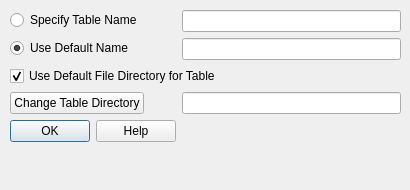
        <widget class="QWidget" name="tab0">
         <attribute name="title">
          <string>Create New Table</string>
         </attribute>
         <widget class="QWidget" name="formLayoutWidget">
          <property name="geometry">
           <rect>
            <x>10</x>
            <y>10</y>
            <width>391</width>
            <height>171</height>
           </rect>
          </property>
          <layout class="QFormLayout" name="formLayout">
           <item row="0" column="0">
            <widget class="QRadioButton" name="specify_table_name_radio_button">
             <property name="text">
              <string>Specify Table Name</string>
             </property>
            </widget>
           </item>
           <item row="1" column="0">
            <widget class="QRadioButton" name="use_default_name_radio_button">
             <property name="text">
              <string>Use Default Name</string>
             </property>
             <property name="checked">
              <bool>true</bool>
             </property>
            </widget>
           </item>
           <item row="0" column="1">
            <widget class="QLineEdit" name="specified_table_name_line_edit">
             <property name="maxLength">
              <number>20</number>
             </property>
            </widget>
           </item>
           <item row="1" column="1">
            <widget class="QLineEdit" name="default_name_line_edit">
             <property name="maxLength">
              <number>20</number>
             </property>
             <property name="readOnly">
              <bool>true</bool>
             </property>
            </widget>
           </item>
           <item row="3" column="0">
            <widget class="QPushButton" name="change_table_directory_push_button">
             <property name="text">
              <string>Change Table Directory</string>
             </property>
            </widget>
           </item>
           <item row="3" column="1">
            <widget class="QLineEdit" name="table_directory_line_edit">
             <property name="enabled">
              <bool>true</bool>
             </property>
             <property name="text">
              <string/>
             </property>
             <property name="maxLength">
              <number>3000</number>
             </property>
             <property name="readOnly">
              <bool>true</bool>
             </property>
            </widget>
           </item>
           <item row="2" column="0" colspan="2">
            <widget class="QCheckBox" name="use_default_file_directory_check_box">
             <property name="text">
              <string>Use Default File Directory for Table</string>
             </property>
             <property name="checked">
              <bool>true</bool>
             </property>
            </widget>
           </item>
           <item row="4" column="0">
            <widget class="QDialogButtonBox" name="create_new_table_button_box">
             <property name="standardButtons">
              <set>QDialogButtonBox::Help|QDialogButtonBox::Ok</set>
             </property>
            </widget>
           </item>
          </layout>
         </widget>
        </widget>
